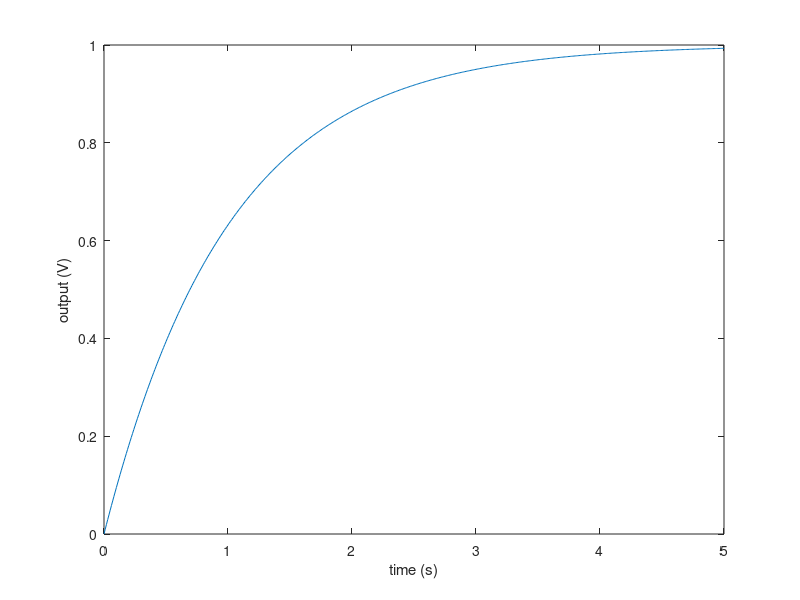

Write the MATLAB code that produced this figure.
function LinearRLC1Discrete

R = 1;
L = 1;
C = 1;
A = [-2/R/C, 1/C ; -1/L, 0];
B = [1/R/C ; 1/L];
C = [0, L];
dt = 0.01;

F = expm(A*dt);
G = (F - eye(2)) / A * B;

t = 0 : dt : 5;
N = length(t);
yArray = zeros(1, N);
x = [0 ; 0];
for i = 1 : N-1
    u = 1;
    x = F * x + G * u;
    y = C * x;
    yArray(i+1) = y;
end

close all
plot(t, yArray)
xlabel('time (s)')
ylabel('output (V)')